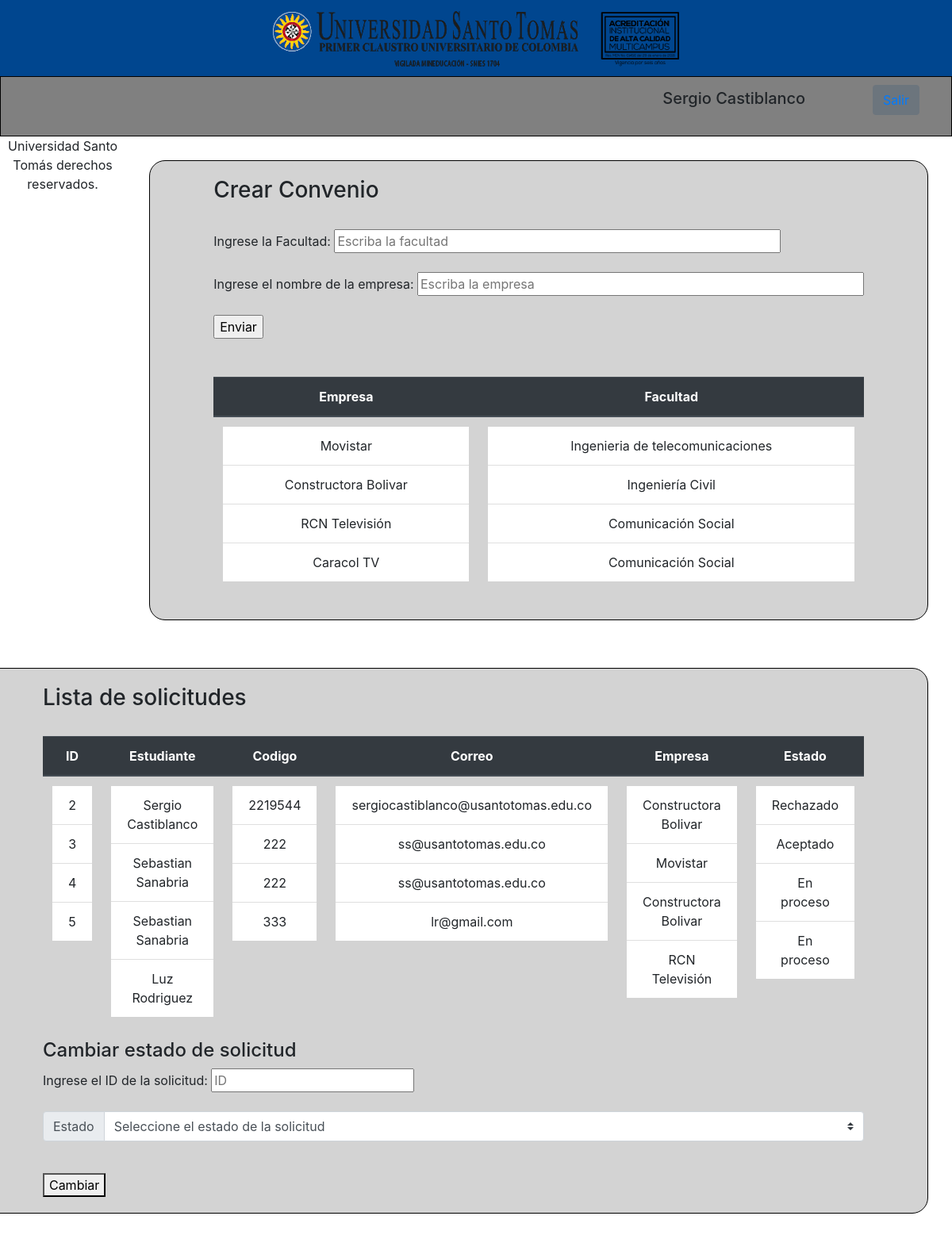
The app's page /pasantias/coordinador/ (signed in) with its own data.
### pasantias/models.py (models this page shows, shortened)
class Empresa(models.Model):
    nombre = models.CharField(max_length=200, null=True)
    facultad = models.CharField(max_length=200, null=True)

class Solicitud(models.Model):
    estado = models.CharField(max_length=10, null=True)
    usuario = models.ForeignKey(
        User,
        related_name='solicitudes',
        on_delete=models.PROTECT
    )
    empresa = models.ForeignKey(
        Empresa,
        related_name='solicitudes',
        on_delete=models.PROTECT
    )
    class Meta:
        app_label = 'pasantias'

### pasantias/views.py (the view)
# urls.py: path('coordinador/', views.coordinador, name= "coordinador"),
@login_required
def coordinador(request):
    lista_solicitudes = Solicitud.objects.all()
    lista_empresas = Empresa.objects.all()
    contexto = {
        'lista_solicitudes': lista_solicitudes,
        'lista_empresas': lista_empresas
    }
    return render(request, 'pasantias/Coordinador.html', contexto)

### pasantias/templates/pasantias/Coordinador.html (shortened to what this page needs)
{% extends "pasantias/base.html" %} {% load static %}  {% block estilo %}<link
  rel="stylesheet"
  href="{% static 'pasantias/css/estiloCoor.css' %}"
/>{% endblock %} {% block contenido %}
<nav class="navi">
  <ul>
    <li class="nav-item active">
      <h5>{{ request.user.first_name }} {{ request.user.last_name }}</h5>
    </li>
    <li>
      <button type="button" class="btn btn-secondary">
        <a href="{% url 'pasantias:view_logout' %}">Salir</a>
      </button>
    </li>
  </ul>
</nav>
<section>
  <h3>
    Crear Convenio
  </h3>
  <br />
  <div>
    <form action="{% url 'pasantias:post_crea_convenio' %}" method="post">
      <span>Ingrese la Facultad:</span>
      <input
        type="text"
        name="facultad"
        placeholder="Escriba la facultad"
        size="50"
      />
      <br /><br />
      <span>Ingrese el nombre de la empresa:</span>
      <input
        type="text"
        name="nombre"
        placeholder="Escriba la empresa"
        size="50"
      />
      <br /><br />
      <input type="submit" value="Enviar" />
    </form>
  </div>
  <br /><br />
  <table class="table">
    <thead class="thead-dark">
      <tr>
        <th scope="col">Empresa</th>
        <th scope="col">Facultad</th>
      </tr>
    </thead>
    <tbody>
      <tr>
        <td>
          <ul class="list-group list-group-flush">
            {% for c in lista_empresas %}
            <li class="list-group-item">{{ c.nombre }}</li>
            {% endfor %}
          </ul>
        </td>
        <td>
          <ul class="list-group list-group-flush">
            {% for c in lista_empresas %}
            <li class="list-group-item">{{ c.facultad }}</li>
            {% endfor %}
          </ul>
        </td>
      </tr>
    </tbody>
  </table>
</section>
<section>
  <h3>
    Lista de solicitudes
  </h3>
  <br />
  <table class="table">
    <thead class="thead-dark">
      <tr>
        <th scope="col">ID</th>
        <th scope="col">Estudiante</th>
        <th scope="col">Codigo</th>
        <th scope="col">Correo</th>
        <th scope="col">Empresa</th>
        <th scope="col">Estado</th>
      </tr>
    </thead>
    <tbody>
      <tr>
        <td>
          <ul class="list-group list-group-flush">
            {% for c in lista_solicitudes %}
            <li class="list-group-item">{{ c.id }}</li>
            {% endfor %}
          </ul>
        </td>
        <td>
          <ul class="list-group list-group-flush">
            {% for c in lista_solicitudes %}
            <li class="list-group-item">
              {{ c.usuario.first_name }} {{ c.usuario.last_name }}
            </li>
            {% endfor %}
          </ul>
        </td>
        <td>
          <ul class="list-group list-group-flush">
            {% for c in lista_solicitudes %}
            <li class="list-group-item">{{ c.usuario.username }}</li>
            {% endfor %}
          </ul>
        </td>
        <td>
          <ul class="list-group list-group-flush">
            {% for c in lista_solicitudes %}
            <li class="list-group-item">{{ c.usuario.email }}</li>
            {% endfor %}
          </ul>
        </td>
        <td>
          <ul class="list-group list-group-flush">
            {% for c in lista_solicitudes %}
            <li class="list-group-item">{{ c.empresa.nombre }}</li>
            {% endfor %}
          </ul>
        </td>
        <td>
          <ul class="list-group list-group-flush">
            {% for c in lista_solicitudes %}
            <li class="list-group-item">
              {{ c.estado }}
            </li>
            {% endfor %}
          </ul>
        </td>
      </tr>
    </tbody>
  </table>
  <h4>Cambiar estado de solicitud</h4>
  <form action="{% url 'pasantias:post_cambia_solicitud' %}" method="post">
    <span>Ingrese el ID de la solicitud: </span>
    <input type="number" placeholder="ID" size="20px" name="id_c" />
    <br /><br />
    <div class="input-group mb-3">
      <div class="input-group-prepend">
        <label class="input-group-text" for="inputGroupSelect01">Estado</label>
      </div>
      <select class="custom-select" id="inputGroupSelect01" name="cambio">
        <option selected value="None"
          >Seleccione el estado de la solicitud</option
        >
      </select>
    </div>
    <br />
    <button type="submit">Cambiar</button>
  </form>
</section>
<footer>
  <p>Universidad Santo Tomás derechos reservados.</p>
</footer>
{% endblock %}

### pasantias/static/pasantias/css/estiloCoor.css (style rules this page uses)
body { margin: auto; }
header, nav, section, footer { display: block; }
.navi { font-size: 17px; text-align: right; border: 1px solid black; background-color: gray; }
.navi li { list-style: none; display: inline-block; padding: 10px 40px; }
section { float: inline-end; margin: 30px 30px; padding: 20px 80px; border: 1px solid black; background-color: lightgray; border-radius: 20px; }
.table { margin: auto; text-align: center; }
footer { text-align: center; }

### records on screen
Empresa: nombre "Movistar", facultad "Ingenieria de telecomunicaciones"
Empresa: nombre "Constructora Bolivar", facultad "Ingeniería Civil"
Empresa: nombre "RCN Televisión", facultad "Comunicación Social"
Empresa: nombre "Caracol TV", facultad "Comunicación Social"
Solicitud: id "2", usuario.first_name "Sergio", usuario.last_name "Castiblanco", usuario.username "2219544", usuario.email "sergiocastiblanco@usantotomas.edu.co", empresa.nombre "Constructora Bolivar", estado "Rechazado"
Solicitud: id "3", usuario.first_name "Sebastian", usuario.last_name "Sanabria", usuario.username "222", usuario.email "ss@usantotomas.edu.co", empresa.nombre "Movistar", estado "Aceptado"
Solicitud: id "4", usuario.first_name "Sebastian", usuario.last_name "Sanabria", usuario.username "222", usuario.email "ss@usantotomas.edu.co", empresa.nombre "Constructora Bolivar", estado "En proceso"
Solicitud: id "5", usuario.first_name "Luz", usuario.last_name "Rodriguez", usuario.username "333", usuario.email "lr@gmail.com", empresa.nombre "RCN Televisión", estado "En proceso"

### other values on screen
{{ request.user.first_name }} "Sergio"
{{ request.user.last_name }} "Castiblanco"
